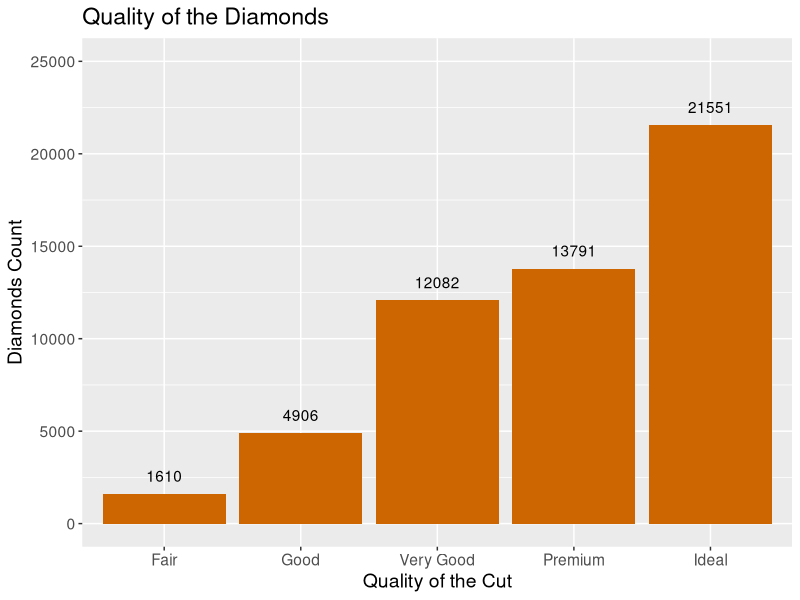
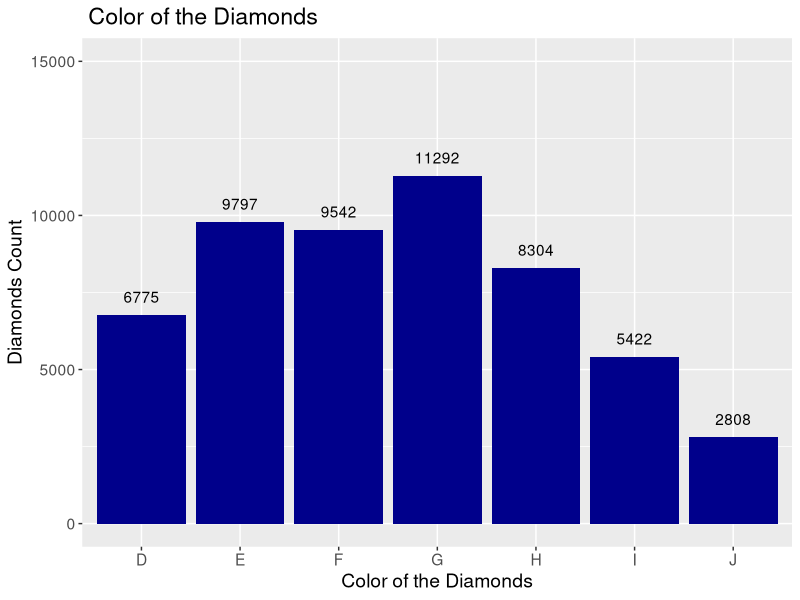
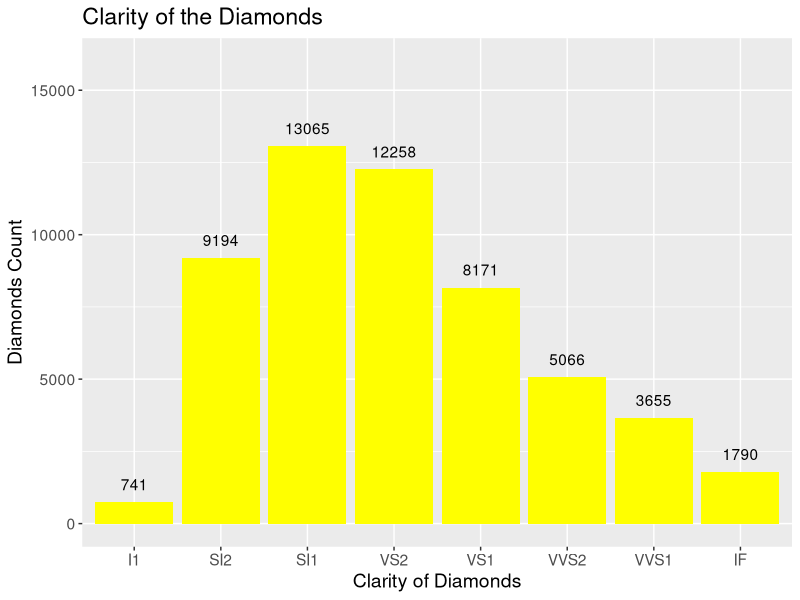
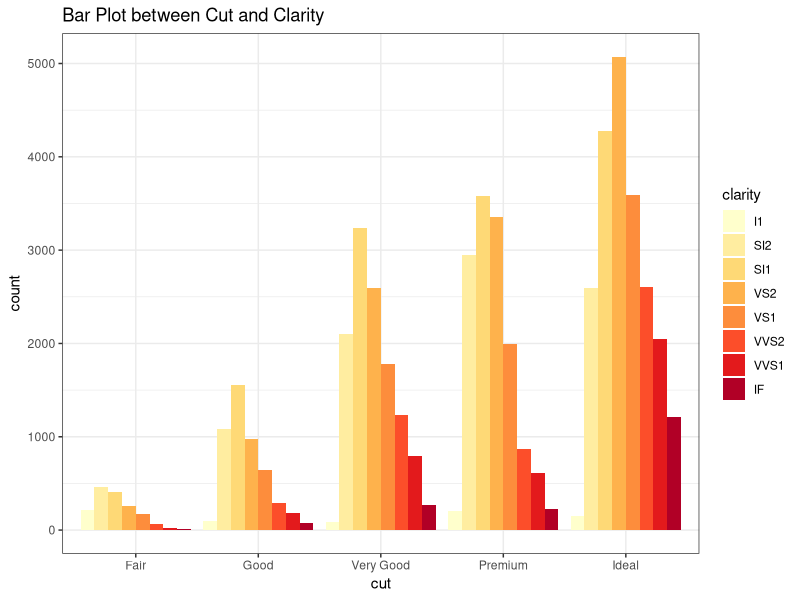
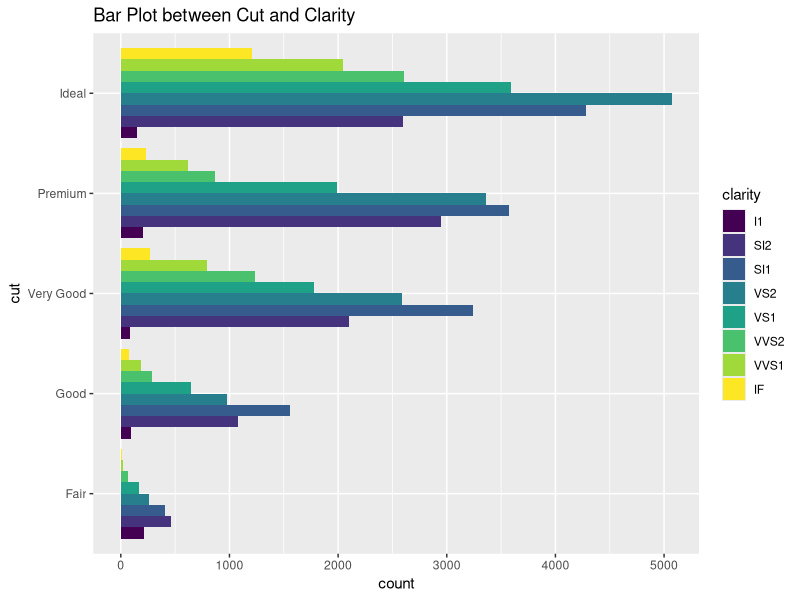
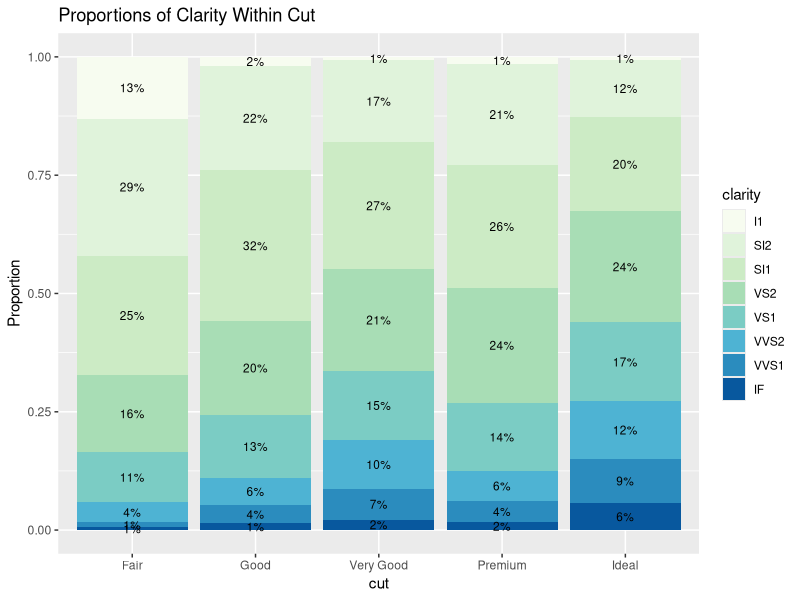
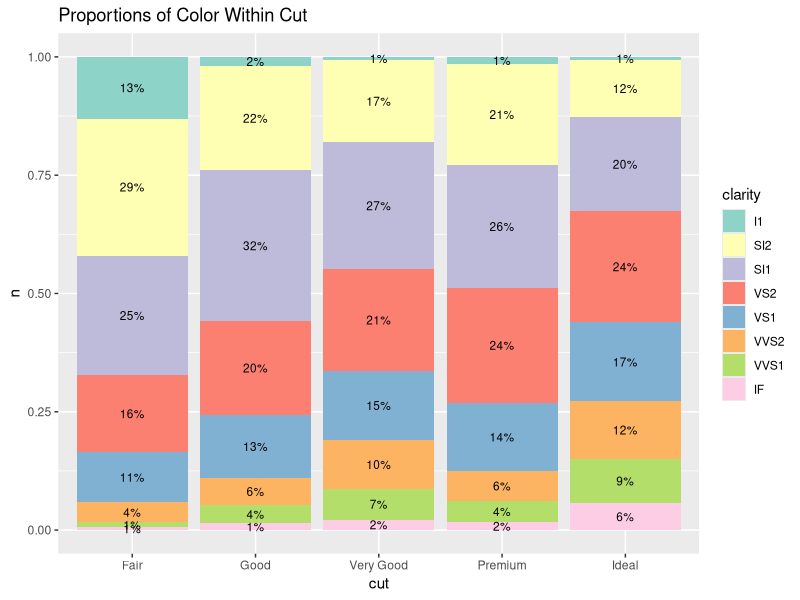
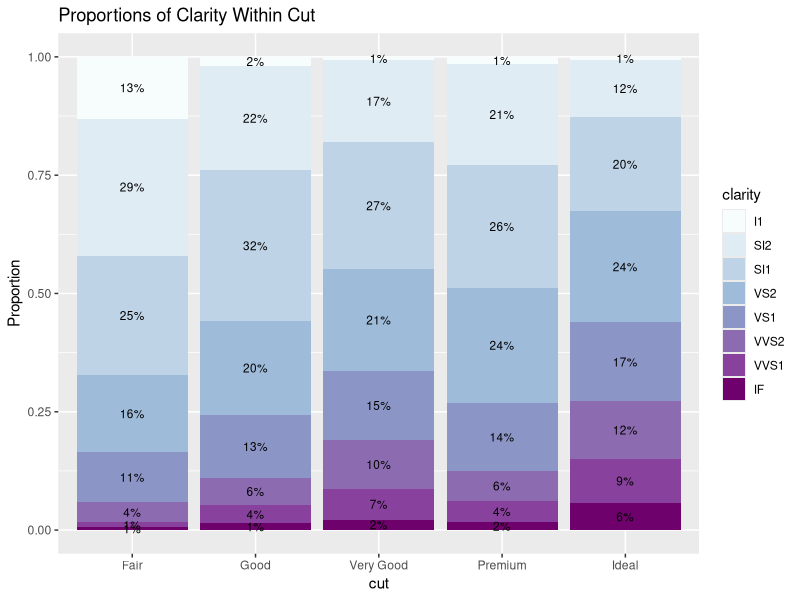

Write the R code that produced these figures, in order.
## ---- chunk 1
library(ggplot2)
library(tibble)
library(dplyr)
view(diamonds)
## ---- chunk 2
glimpse(diamonds)
## ---- chunk 3
summary(diamonds)
## ---- chunk 4
str(diamonds) # alt of 'glimpse'
## ---- chunk 5
skimr::skim(diamonds)
## ---- chunk 6
View(diamonds)
## ---- chunk 7
tail(diamonds)
## ---- chunk 8
ggplot(data = diamonds,mapping = aes(x = cut)) +
  geom_bar() +
  geom_text(stat="count",aes(label=..count..), vjust = -1) +
  ylim(0, 25000) +
  theme(text = element_text(size=14)) +
  geom_bar(fill = 'darkorange3') +
  labs(x = "Quality of the Cut",
       y = "Diamonds Count",
       title = "Quality of the Diamonds")
## ---- chunk 9
ggplot(data = diamonds,mapping = aes(x = color)) +
  geom_bar() +
  geom_text(stat="count",aes(label=..count..), vjust = -1) +
  ylim(0, 15000) +
  theme(text = element_text(size=14)) +
  geom_bar(fill = 'darkblue') +
  labs(x = "Color of the Diamonds",
       y = "Diamonds Count",
       title = " Color of the Diamonds")
## ---- chunk 10
ggplot(data = diamonds,mapping = aes(x = clarity)) +
  geom_bar() +
  geom_text(stat="count",aes(label=..count..), vjust = -1) +
  ylim(0, 16000) +
  theme(text = element_text(size=14)) +
  geom_bar(fill = 'yellow') +
  labs(x = "Clarity of Diamonds",
       y = "Diamonds Count",
       title = "Clarity of the Diamonds")
## ---- chunk 11
diamonds %>%
  count(cut)
## ---- chunk 12
table(diamonds$cut)
## ---- chunk 13
unique(diamonds$cut)
## ---- chunk 14
levels(diamonds$clarity)
## ---- chunk 15
table(diamonds$cut, diamonds$clarity)
## ---- chunk 16
diamonds %>%
  count(cut, color) %>%
  arrange(desc(n))
## ---- chunk 17
ggplot(data = diamonds) +
  geom_bar(mapping = aes(x = cut, fill = clarity), position = "dodge") +
  theme(axis.text.x = element_text(angle = 45)) +
  scale_fill_brewer(palette="YlOrRd") +
  labs(title = "Bar Plot between Cut and Clarity") +
  theme_bw()
## ---- chunk 18
ggplot(data = diamonds) +
  geom_bar(mapping = aes(x = cut, fill = clarity), position = "dodge") +
  labs(title = "Bar Plot between Cut and Clarity") +
  coord_flip()
## ---- chunk 19
co_cl <- diamonds %>%
  group_by(cut) %>%
  count(clarity) %>%
  mutate(percent = (n/sum(n)) * 100,
         label = sprintf("%0.0f%%", percent))

ggplot(data = diamonds) +
  aes(x = cut, fill = clarity) +
  geom_bar(position = "fill") +
  geom_text(data=co_cl, aes(y=n,label=label),position=position_fill(vjust = 0.5),
          size = 3) +
  scale_fill_brewer(palette="GnBu") +
  labs(y = "Proportion",
       title = "Proportions of Clarity Within Cut")
## ---- chunk 20
row_pct <- diamonds %>%
  group_by(cut) %>%
  count(color) %>%
  mutate(percent = (n/sum(n)) * 100,
         label = sprintf("%0.0f%%", percent))
ggplot(diamonds) + 
  aes(x=cut,fill=clarity) + 
  geom_bar(position="fill") +
  geom_text(data=co_cl, aes(y=n,label=label),position=position_fill(vjust = 0.5), size = 3) + 
  scale_fill_brewer(palette="Set3") +
  ggtitle("Proportions of Color Within Cut")
# In general, VS2 and SI1 tends to have the highest percentages for each cut.
# But for the best clarity, IF has the smallest percentage for each cut.
## ---- chunk 21
co_cl <- diamonds %>%
  group_by(cut) %>%
  count(clarity) %>%
  mutate(percent = (n/sum(n)) * 100,
         label = sprintf("%0.0f%%", percent))

ggplot(data = diamonds) +
  aes(x = cut, fill = clarity) +
  geom_bar(position = "fill") +
  geom_text(data=co_cl, aes(y=n,label=label),position=position_fill(vjust = 0.5),
          size = 3) +
  scale_fill_brewer(palette="BuPu") +
  labs(y = "Proportion",
       title = "Proportions of Clarity Within Cut")

## ---- chunk 22
prop.table(table(diamonds$cut, diamonds$color))
# To see the proportion of each pair 
## ---- chunk 23
ggplot(diamonds, aes(x = cut)) +
  geom_bar() +
  facet_wrap(~ clarity, strip.position = "top") +
  theme_minimal()
# The lowest clarity has some uniform distribution.
## ---- chunk 24
round(prop.table(table(diamonds$cut, diamonds$color))*100, 2)
## ---- chunk 25
ggplot(data = diamonds) +
  geom_histogram(mapping = aes(x = carat), binwidth = 0.5)
## ---- chunk 26
diamonds %>%
  count(cut_width(carat, 0.5))
# TO create the frequency distribution
## ---- chunk 27
smaller <- diamonds %>%
  filter(carat < 3)

ggplot(data = smaller) +
  geom_histogram(mapping = aes(x= carat), binwidth = 0.01)

## ---- chunk 28
ggplot(data = smaller, mapping = aes(x = carat, color = cut)) +
  geom_freqpoly(binwidth = 0.1)
## ---- chunk 29
ggplot(data =  smaller, mapping = aes(x =  carat)) +
  geom_histogram(binwidth = 0.01)
## ---- chunk 30
ggplot(diamonds) +
  geom_histogram(mapping = aes(x = y), binwidth = 0.5) +
  labs(x = "Width of Diamonds",
       y = "Diamonds Count",
       title = "Histogram for the Width of the Diamonds") +
  theme_minimal()
## ---- chunk 31
ggplot(diamonds) +
  geom_histogram(mapping = aes(x = y), binwidth = 0.5) +
  coord_cartesian(ylim = c(0, 50)) +
   labs(x = "Width of Diamonds",
       y = "Diamonds Count",
       title = "Histogram for the Width of the Diamonds") +
  theme_minimal()
## ---- chunk 32
diamonds %>%
  filter(y < 3 | y > 20) %>%
  select(price, x, y, z) %>%
  arrange(y)
## ---- chunk 33
diamonds2 <- diamonds %>%
  filter(between(y, 3, 20))

ggplot(data = diamonds2) +
  geom_histogram(mapping = aes(x = y), binwidth = 0.5)
## ---- chunk 34
diamonds %>%
  mutate(y = ifelse(y < 3 | y > 20, NA, y)) %>%
  ggplot(aes(x = x, y = y)) +
  geom_point()
## ---- chunk 35
diamonds %>%
  ggplot(aes(x = x, y = y)) +
  geom_point()
## ---- chunk 36
ggplot(data = diamonds, aes(x = price)) +
  geom_freqpoly(aes(color = cut), bindwidth = 500)
## ---- chunk 37
ggplot(data = diamonds) +
  geom_bar(mapping = aes(x = cut))
## ---- chunk 38
ggplot(data = diamonds, aes(x = price)) +
  geom_density(mapping = aes(fill = factor(cut)), binwidth = 500, alpha = 0.4)
## ---- chunk 39
ggplot(data = diamonds, aes(x = cut, y = price)) +
  geom_boxplot(fill = "lightgreen") +
  labs(title = "Box PLot for Cut vs Price") +
  theme_minimal()
## ---- chunk 40
ggplot(data = diamonds, aes(x = cut, y = price)) +
  geom_boxplot(fill = "skyblue") +
  coord_flip()
## ---- chunk 41
ggplot(data = diamonds) +
  geom_count(mapping = aes(x = cut, y = color))
## ---- chunk 42
diamonds %>%
  count(color, cut) %>%
  ggplot(aes(x = color, y = cut)) +
  geom_tile(aes(fill = n))
## ---- chunk 43
diamonds %>%
  count(color, cut) %>%
  ggplot(aes(x = color, y = cut)) +
  geom_tile(aes(fill = desc(n)))
## ---- chunk 44
ggplot(data = diamonds, aes(x = carat, y = price)) +
  geom_point(alpha = (1/100)) +
  geom_smooth(method = "lm")
## ---- chunk 45
ggplot(data = diamonds, aes(x = log(carat), y = log(price))) +
  geom_point(alpha = (1/100)) +
  geom_smooth(method = "lm")
## ---- chunk 46
ggplot(data = diamonds, aes(x = carat, y = price, color=cut)) +
  geom_point(alpha = 0.05) +
  geom_smooth()
## ---- chunk 47
ggplot(data = smaller, aes(x = log(carat), y = log(price))) +
  geom_bin2d() +
  geom_smooth(method = "lm")
